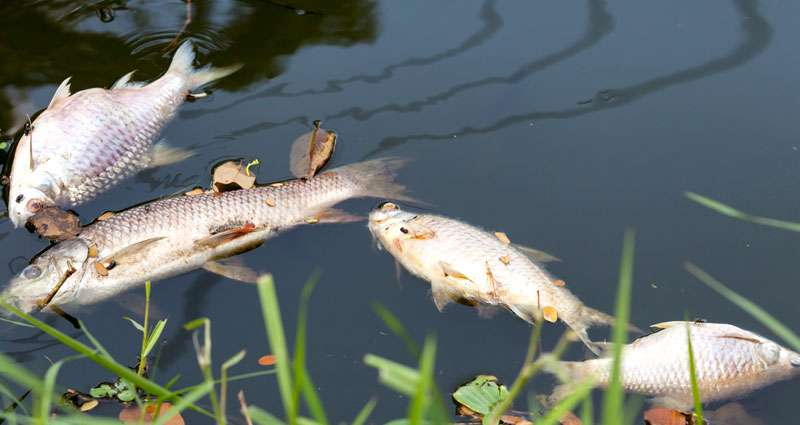
#> input picture backend/scripts/Fish-kills-800px.jpg, 800 x 425 px
$ python -i common.py   (imports and definitions only)
#> lines starting #> are read from the running program, lines starting #| are printed output that depends on the picture
import os
import re
import json
import hashlib
from typing import Dict, Any, Tuple

# Configuration & Constants
REGION = os.environ.get("AWS_REGION", "us-east-1")
MODEL_ID = os.environ.get("BEDROCK_MODEL_ID", "us.amazon.nova-lite-v1:0")

ALLOWED_ISSUES = [
    "dead_fish",
    "froth",
    "sewage_outfall",
    "algae",
    "other_pollution",
    "nothing_wrong"
]

FALLBACK_ANALYZE_RESULT = {
    "issue": "unclear",
    "severity": 0,
    "description": "Could not analyse this photo."
}

SUGGESTED_CC = [
    "Greater Bengaluru Authority (GBA)",
    "Minor Irrigation and Ground Water Development Department",
    "Department of Fisheries, Government of Karnataka"
]

ISSUE_NORMALIZATION = {
    "dead fish": "dead_fish",
    "deadfish": "dead_fish",
    "sewage": "sewage_outfall",
    "sewage outfall": "sewage_outfall",
    "sewage_outfall": "sewage_outfall",
    "froth": "froth",
    "foam": "froth",
    "algae": "algae",
    "algal bloom": "algae",
    "other pollution": "other_pollution",
    "other_pollution": "other_pollution",
    "pollution": "other_pollution",
    "nothing wrong": "nothing_wrong",
    "nothing_wrong": "nothing_wrong",
    "none": "nothing_wrong",
    "clear": "nothing_wrong"
}

# [123 lines left out: functions is_mock_enabled, build_response, clean_fenced_json, parse_and_validate_photo_response, parse_and_validate_complaint_response, not called in this run]

def get_mock_photo_analysis(image_base64: str) -> Dict[str, Any]:
    """
    Analyse the actual image pixels (via PIL) to classify pollution type.
    Falls back to hash-based selection only if PIL is unavailable.
    """
    try:
        import base64 as _b64
        import io
        from PIL import Image

        # Strip data-URL prefix if present
        b64 = image_base64 or ""
        if "," in b64 and b64.startswith("data:"):
            b64 = b64.split(",", 1)[1]

        img_bytes = _b64.b64decode(b64)
        img = Image.open(io.BytesIO(img_bytes)).convert("RGB")

        # Downsample to 64x64 for fast analysis
        img = img.resize((64, 64), Image.LANCZOS)
        pixels = list(img.getdata())

        total = len(pixels)
        avg_r = sum(p[0] for p in pixels) / total
        avg_g = sum(p[1] for p in pixels) / total
        avg_b = sum(p[2] for p in pixels) / total
        avg_brightness = (avg_r + avg_g + avg_b) / 3

        # ---- Pixel buckets ----
        # Green-dominant (algae / bloom)
        green_px = sum(1 for p in pixels if p[1] > p[0] + 12 and p[1] > p[2] + 8)
        # Bright white (froth / foam)
        white_px = sum(1 for p in pixels if p[0] > 195 and p[1] > 195 and p[2] > 195)
        # Warm brownish-murky mid-tones (dead fish / sewage)
        brownish_px = sum(
            1 for p in pixels
            if p[0] > p[2] and (p[0] + p[1] + p[2]) > 150 and (p[0] + p[1] + p[2]) < 520
        )
        # Dark brown/grey (heavy sewage / turbid effluent)
        dark_brown_px = sum(
            1 for p in pixels
            if p[0] > p[2] + 15 and (p[0] + p[1] + p[2]) < 380
        )
        # Very dark overall (oil slick, severely polluted)
        dark_px = sum(1 for p in pixels if (p[0] + p[1] + p[2]) < 160)

        green_pct    = green_px    / total
        white_pct    = white_px    / total
        brownish_pct = brownish_px / total
        dark_brown_pct = dark_brown_px / total
        dark_pct     = dark_px     / total

        # ---- Classification (ordered by specificity) ----

        # Algal bloom: strongly green-dominant
        if green_pct > 0.20 or (avg_g > avg_r + 10 and avg_g > avg_b + 8 and green_pct > 0.10):
            sev = min(5, max(2, round(green_pct * 15) + 1))
            return {
                "issue": "algae",
                "severity": sev,
                "description": (
                    "Green algal bloom detected: dense greenish discolouration and surface scum "
                    "visible across significant portions of the water surface."
                )
            }

        # White froth / chemical foam
        if white_pct > 0.20:
            sev = min(5, max(3, round(white_pct * 12)))
            return {
                "issue": "froth",
                "severity": sev,
                "description": (
                    "Extensive white foam and chemical froth observed floating on the water surface, "
                    "indicative of surfactant or industrial effluent entry."
                )
            }

        # Heavy dark-brown turbid sewage — requires strong dark-warm signal AND low overall brightness.
        # Threshold 0.15 avoids false-positive on lit murky scenes (like dead-fish events at surface).
        sewage_signal = dark_brown_pct > 0.15 and avg_brightness < 115
        if sewage_signal or (avg_r > avg_b + 22 and avg_brightness < 108):
            sev = min(5, max(3, round(dark_brown_pct * 22) + 2))
            return {
                "issue": "sewage_outfall",
                "severity": sev,
                "description": (
                    "Brown/dark turbid effluent detected: discolouration consistent with sewage or "
                    "industrial discharge entering the water body."
                )
            }

        # Dead fish / aquatic mortality — warm brownish mid-tones dominate.
        # brownish_pct: pixels where R > B across mid-brightness range (150–520 sum) — key signal for
        # murky lit water with organic debris and fish-kill discolouration.
        if brownish_pct > 0.16:
            sev = min(5, max(3, round(brownish_pct * 10) + 1))
            return {
                "issue": "dead_fish",
                "severity": sev,
                "description": (
                    "Warm murky discolouration detected across the water surface — pixel analysis "
                    "is consistent with conditions associated with aquatic mortality or heavy organic loading."
                )
            }

        # Very dark / oil-slick
        if dark_pct > 0.35 and avg_brightness < 95:
            return {
                "issue": "other_pollution",
                "severity": 4,
                "description": (
                    "Severely dark water surface detected — possible oil sheen, heavy industrial "
                    "effluent, or extreme turbidity."
                )
            }

        # No single dominant signal
        return {
            "issue": "other_pollution",
            "severity": 2,
            "description": (
                "Abnormal water appearance detected but no single dominant pollution signature. "
                "Manual on-site inspection is recommended."
            )
        }

    except Exception as e:
        print(f"[MockAnalysis] PIL analysis failed ({e}), using hash fallback.")
        h = int(hashlib.md5((image_base64 or "").encode()).hexdigest(), 16) % 4
        mocks = [
            {
                "issue": "froth",
                "severity": 4,
                "description": "Noticeable layer of chemical/surfactant white foam and froth floating along the river channel."
            },
            {
                "issue": "algae",
                "severity": 3,
                "description": "Dense greenish algal accumulation and surface scum observed on the water surface."
            },
            {
                "issue": "sewage_outfall",
                "severity": 4,
                "description": "Discolored effluent discharge entering the water body with visible turbidity."
            },
            {
                "issue": "dead_fish",
                "severity": 4,
                "description": "Multiple dead fish observed floating on the surface, indicating potential contamination."
            }
        ]
        return mocks[h]


# [122 lines left out: function get_mock_complaint, not called in this run]

>>> import cv2
>>> picture = cv2.imread('../scripts/Fish-kills-800px.jpg', cv2.IMREAD_GRAYSCALE)
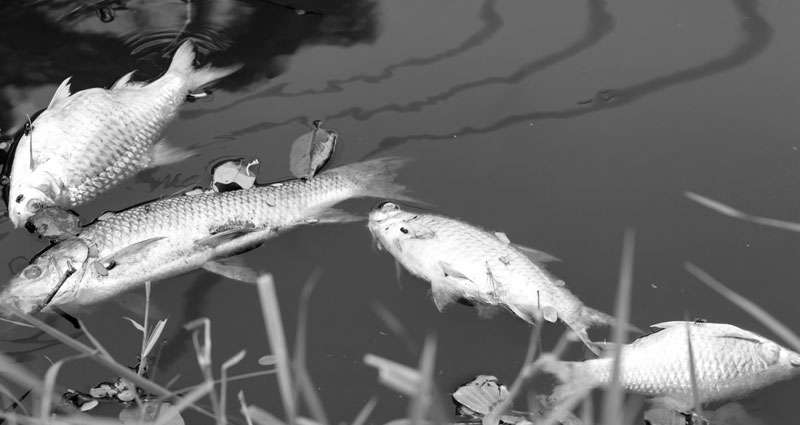
#> picture: shape (425, 800); min 0, max 255, mean 107.7
#> (the run stopped early here; a loop or call above may not have finished)
